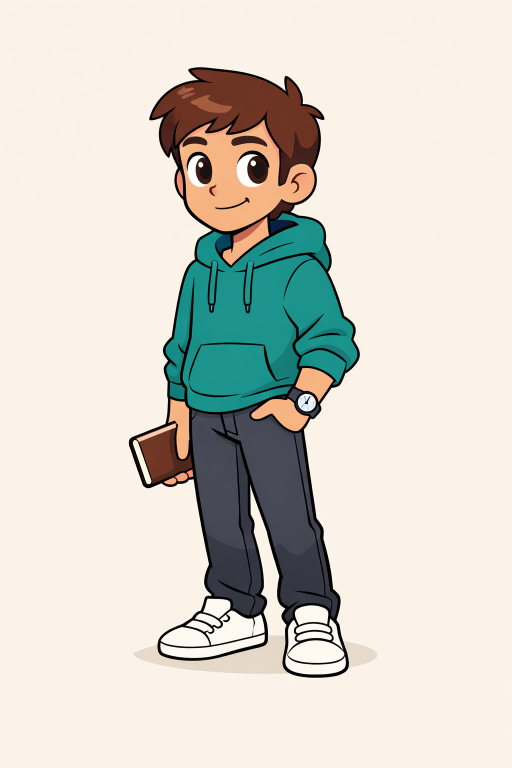
#> input picture ImageGeneration/BaseCartoon.png, 1024 x 1536 px (shown at 1/2 size)
$ python -i app.py   (imports and definitions only)   (older library calls are emulated)
#> lines starting #> are read from the running program, lines starting #| are printed output that depends on the picture
#> further down, picture is the input picture: PIL image 1024x1536 RGB; mean R, G, B 215.5, 212.4, 202.6
"""
Image Generation Evaluation Tool
MSc Thesis: Understanding and Comparing Generative AI Models
Domain: Image Generation
"""

from flask import Flask, render_template, request, jsonify, send_file
import os
import json
import base64
import io
import math
import hashlib
import re
import csv
import traceback
from datetime import datetime
from collections import Counter

import numpy as np
import cv2
from PIL import Image, ImageFilter, ImageStat, ImageDraw, ImageFont
from scipy import ndimage, signal
from sklearn.cluster import KMeans

# [1 line not run here, left out]
# [1 line that did not run here, left out]
# [1 line that did not run here, left out]


class NumpyJSONEncoder(json.JSONEncoder):
    """Custom JSON encoder that handles NumPy types."""
    # [10 lines left out: function default, not called in this run]


# [1 line that did not run here, left out]
# [1 line that did not run here, left out]

UPLOAD_FOLDER = os.path.join(os.path.dirname(__file__), 'uploads')
EXPORT_FOLDER = os.path.join(os.path.dirname(__file__), 'exports')
# [2 lines not run here, left out]

# ──────────────────────────────────────────────
# UTILITY FUNCTIONS
# ──────────────────────────────────────────────

def pil_to_cv2(pil_img):
    """Convert PIL Image to OpenCV format (BGR)."""
    rgb = np.array(pil_img.convert('RGB'))
    return cv2.cvtColor(rgb, cv2.COLOR_RGB2BGR)

# [22 lines left out: functions sanitize_for_json, cv2_to_pil, not called in this run]

def resize_to_match(img, target_shape):
    """Resize image to match target dimensions."""
    return cv2.resize(img, (target_shape[1], target_shape[0]), interpolation=cv2.INTER_AREA)

# [171 lines left out: functions img_to_base64_thumbnail, compute_resolution_metrics, compute_color_histogram, compute_brightness_contrast_saturation, compute_edge_density, not called in this run]

# ──────────────────────────────────────────────
# METRIC 5: Sharpness / Blur Detection
# ──────────────────────────────────────────────

def compute_sharpness(pil_img):
    """Assess image sharpness using Laplacian variance and other methods."""
    gray = cv2.cvtColor(pil_to_cv2(pil_img), cv2.COLOR_BGR2GRAY)
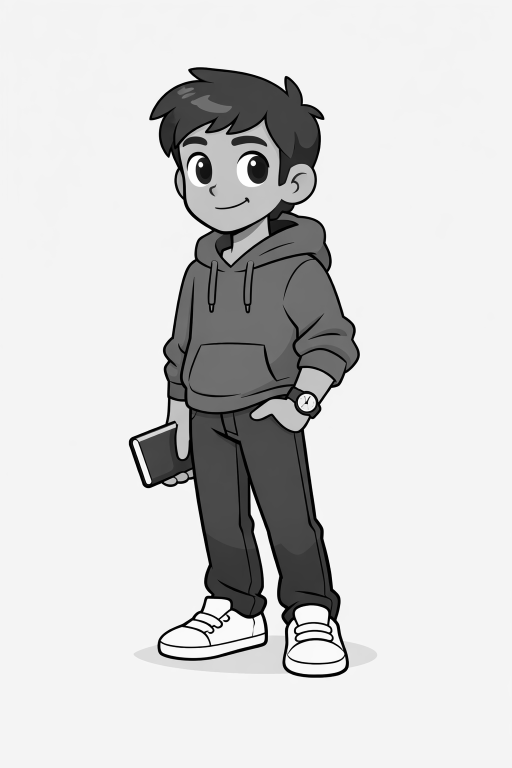
#> gray: shape (1536, 1024) (shown at 1/2 size); min 0, max 255, mean 212.3

    # Laplacian variance (higher = sharper)
    laplacian = cv2.Laplacian(gray, cv2.CV_64F)
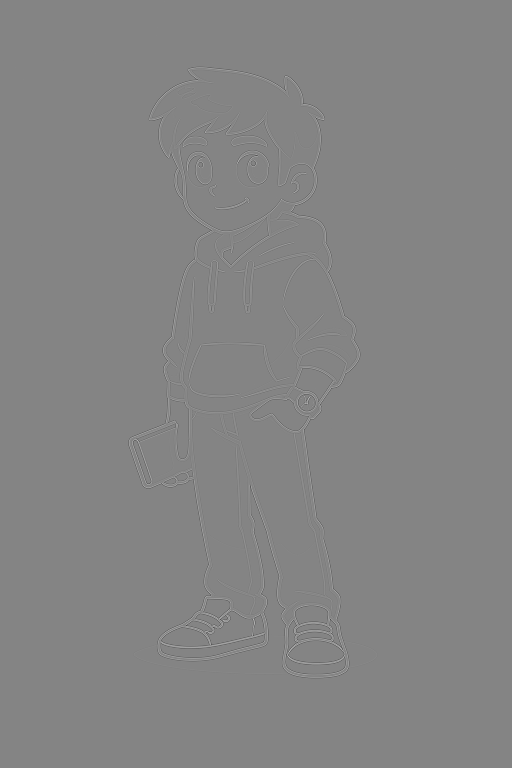
#> laplacian: shape (1536, 1024) float64 (shown at 1/2 size); min -547, max 506, mean 0; drawn with min black and max white
    laplacian_var = laplacian.var()
#> laplacian_var = 488.9
    laplacian_mean = np.mean(np.abs(laplacian))
#> laplacian_mean = 3.97

    # Tenengrad (Sobel-based focus measure)
    gx = cv2.Sobel(gray, cv2.CV_64F, 1, 0, ksize=3)
    gy = cv2.Sobel(gray, cv2.CV_64F, 0, 1, ksize=3)
    tenengrad = np.mean(gx ** 2 + gy ** 2)
#> tenengrad = 10683

    # Brenner focus measure
    shifted = np.roll(gray.astype(np.float64), -2, axis=1)
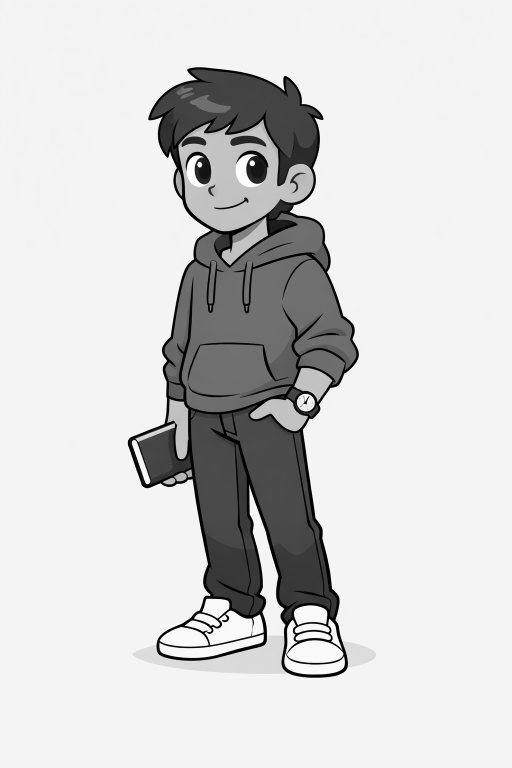
#> shifted: shape (1536, 1024) float64 (shown at 1/2 size); min 0, max 255, mean 212.3
    brenner = np.mean((gray.astype(np.float64) - shifted) ** 2)
#> brenner = 404.5

    # Frequency domain analysis
    f_transform = np.fft.fft2(gray.astype(np.float64))
    f_shift = np.fft.fftshift(f_transform)
    magnitude_spectrum = np.abs(f_shift)
    # High frequency ratio
    h, w = gray.shape
#> h = 1536; w = 1024
    center_h, center_w = h // 2, w // 2
#> center_h = 768; center_w = 512
    radius = min(h, w) // 4
#> radius = 256
    mask = np.zeros_like(gray, dtype=bool)
    Y, X = np.ogrid[:h, :w]
#> Y = 1536 values from 0 to 1535
    mask_area = (X - center_w) ** 2 + (Y - center_h) ** 2 > radius ** 2
    high_freq_energy = np.sum(magnitude_spectrum[mask_area])
#> high_freq_energy = 9.13e+09
    total_energy = np.sum(magnitude_spectrum) + 1e-10
#> total_energy = 2.34e+10
    high_freq_ratio = high_freq_energy / total_energy
#> high_freq_ratio = 0.391

    # Sharpness score (normalized)
    sharpness_score = min(100, (laplacian_var / 1500) * 100)
#> sharpness_score = 32.59

    return {
        'laplacian_variance': round(laplacian_var, 2),
        'laplacian_mean': round(laplacian_mean, 2),
        'tenengrad': round(tenengrad, 2),
        'brenner_focus': round(brenner, 2),
        'high_freq_ratio': round(high_freq_ratio, 4),
        'sharpness_score': round(sharpness_score, 1),
        'blur_detected': bool(laplacian_var < 100)
    }

# ──────────────────────────────────────────────
# METRIC 6: Composition Analysis
# ──────────────────────────────────────────────

# [639 lines left out: functions compute_composition, compute_color_palette, _approximate_color_name, compute_perceptual_hash, compute_noise_metrics, compute_ssim and 4 more, not called in this run]

# ──────────────────────────────────────────────
# FLASK ROUTES
# ──────────────────────────────────────────────

# [3 lines that did not run here, left out]


# [68 lines that did not run here, left out]


# [169 lines that did not run here, left out]


def _generate_image_description(pil_img):
    """Generate a detailed textual description of image properties for LLM judge."""
    res = compute_resolution_metrics(pil_img)
    bcs = compute_brightness_contrast_saturation(pil_img)
    palette = compute_color_palette(pil_img, n_colors=6)
    edge = compute_edge_density(pil_img)
    sharp = compute_sharpness(pil_img)
    comp = compute_composition(pil_img)
    noise = compute_noise_metrics(pil_img)

    palette_desc = ", ".join([f"{c['name']} ({c['hex']}, {c['percentage']}%)" for c in palette['palette']])

    desc = f"""IMAGE PROPERTIES:
- Resolution: {res['width']}x{res['height']} ({res['megapixels']} MP, {res['orientation']})
- Aspect Ratio: {res['aspect_ratio']} (closest standard: {res['closest_standard_ratio']})
- Mean Brightness: {bcs['mean_brightness']:.1f}/255
- RMS Contrast: {bcs['rms_contrast']:.1f}
- Mean Saturation: {bcs['mean_saturation']:.1f}/255
- Dynamic Range: {bcs['dynamic_range']:.1f}
- Dominant Colors (by area): {palette_desc}
- Color Harmony Score: {palette['color_harmony_score']}/100
- Edge Density: {edge['edge_density_canny']:.4f} (detail ratio: {edge['detail_ratio']:.4f})
- Sharpness (Laplacian variance): {sharp['laplacian_variance']:.1f} ({'sharp' if not sharp['blur_detected'] else 'potentially blurry'})
- Composition: rule-of-thirds adherence {comp['rule_of_thirds_adherence']:.2f}, H-symmetry {comp['horizontal_symmetry']:.2f}, V-symmetry {comp['vertical_symmetry']:.2f}
- Visual center of mass: ({comp['visual_center_x']:.2f}, {comp['visual_center_y']:.2f})
- Noise level: sigma={noise['estimated_noise_sigma']:.2f}, SNR={noise['signal_to_noise_ratio']:.1f}
- Texture complexity: {edge['texture_complexity']:.1f}"""

    return desc


# [60 lines that did not run here, left out]


# [2 lines not run here, left out]

>>> from PIL import Image
>>> picture = Image.open('../ImageGeneration/BaseCartoon.png')
>>> result = compute_sharpness(picture)
#> result = {'laplacian_variance': 488.9, 'laplacian_mean': 3.97, 'tenengrad': 10683, 'brenner_focus': 404.5, 'high_freq_ratio': 0.391, 'sharpness_score': 32.6, 'blur_detected': False}
